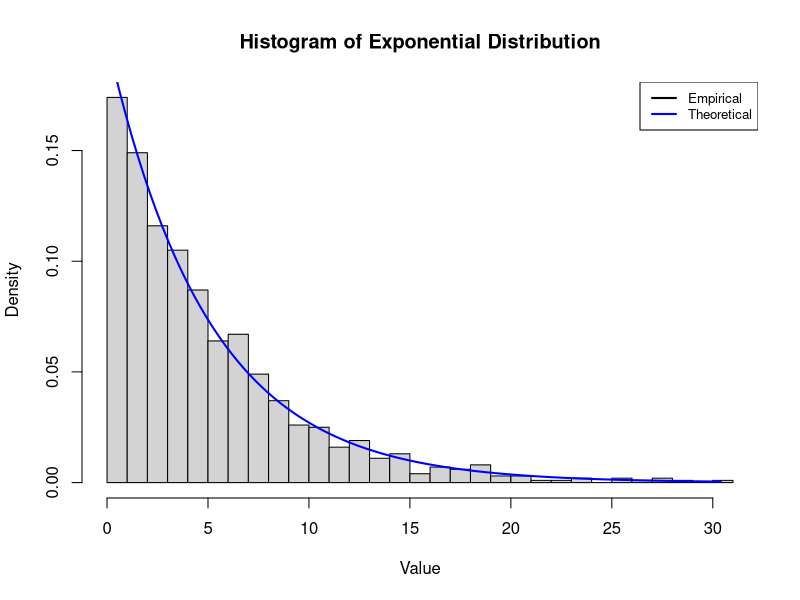

Write the R code that produced this figure.
# Clear objects from Memory :
rm(list=ls())
#Clear Console:
cat("\014")

# Example of creating an exponential distribution

# Set the seed for randomization
set.seed(as.numeric(Sys.time()))

# Parameters for the exponential distribution
rate <- 0.2   # Rate parameter (1/mean)

# Generate random data from an exponential distribution
data <- rexp(1000, rate = rate)

# Plot a histogram of the data
hist(data, breaks = "FD", freq = FALSE, main = "Histogram of Exponential Distribution", xlab = "Value", ylab = "Density")

# Calculate the theoretical density function
x <- seq(0, max(data), length = 100)
density <- dexp(x, rate = rate)

# Overlay the theoretical density function as a line plot
lines(x, density, col = "blue", lwd = 2)

# Add a legend
legend("topright", legend = c("Empirical", "Theoretical"), col = c("black", "blue"), lwd = 2, cex = 0.8)
